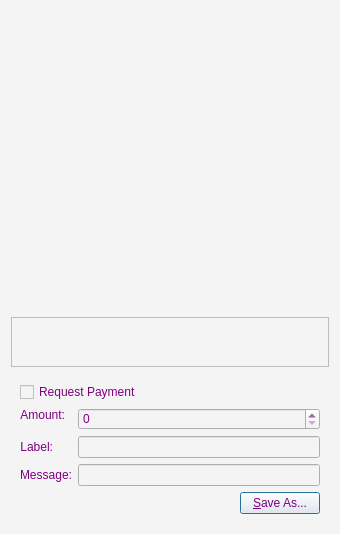
<?xml version="1.0" encoding="UTF-8"?>
<ui version="4.0">
 <class>QRCodeDialog</class>
 <widget class="QDialog" name="QRCodeDialog">
  <property name="geometry">
   <rect>
    <x>0</x>
    <y>0</y>
    <width>340</width>
    <height>532</height>
   </rect>
  </property>
  <property name="windowTitle">
   <string>QR Code Dialog</string>
  </property>
  <property name="styleSheet">
   <string notr="true">color: rgb(204, 155, 68);
background-color: rgb(244, 244, 244);</string>
  </property>
  <layout class="QVBoxLayout" name="verticalLayout_3">
   <item>
    <widget class="QLabel" name="lblQRCode">
     <property name="sizePolicy">
      <sizepolicy hsizetype="Expanding" vsizetype="Expanding">
       <horstretch>0</horstretch>
       <verstretch>0</verstretch>
      </sizepolicy>
     </property>
     <property name="minimumSize">
      <size>
       <width>300</width>
       <height>300</height>
      </size>
     </property>
     <property name="textFormat">
      <enum>Qt::PlainText</enum>
     </property>
     <property name="alignment">
      <set>Qt::AlignCenter</set>
     </property>
     <property name="wordWrap">
      <bool>true</bool>
     </property>
    </widget>
   </item>
   <item>
    <widget class="QPlainTextEdit" name="outUri">
     <property name="sizePolicy">
      <sizepolicy hsizetype="Expanding" vsizetype="Minimum">
       <horstretch>0</horstretch>
       <verstretch>0</verstretch>
      </sizepolicy>
     </property>
     <property name="minimumSize">
      <size>
       <width>0</width>
       <height>50</height>
      </size>
     </property>
     <property name="tabChangesFocus">
      <bool>true</bool>
     </property>
     <property name="textInteractionFlags">
      <set>Qt::TextSelectableByKeyboard|Qt::TextSelectableByMouse</set>
     </property>
    </widget>
   </item>
   <item>
    <widget class="QWidget" name="widget" native="true">
     <layout class="QVBoxLayout" name="verticalLayout_2">
      <item>
       <widget class="QCheckBox" name="chkReqPayment">
        <property name="enabled">
         <bool>true</bool>
        </property>
        <property name="styleSheet">
         <string notr="true">color: #800080;</string>
        </property>
        <property name="text">
         <string>Request Payment</string>
        </property>
       </widget>
      </item>
      <item>
       <layout class="QFormLayout" name="formLayout">
        <property name="fieldGrowthPolicy">
         <enum>QFormLayout::AllNonFixedFieldsGrow</enum>
        </property>
        <item row="1" column="0">
         <widget class="QLabel" name="lblLabel">
          <property name="styleSheet">
           <string notr="true">color: #800080;</string>
          </property>
          <property name="text">
           <string>Label:</string>
          </property>
          <property name="textFormat">
           <enum>Qt::PlainText</enum>
          </property>
          <property name="alignment">
           <set>Qt::AlignRight|Qt::AlignTrailing|Qt::AlignVCenter</set>
          </property>
          <property name="buddy">
           <cstring>lnLabel</cstring>
          </property>
         </widget>
        </item>
        <item row="1" column="1">
         <widget class="QLineEdit" name="lnLabel">
          <property name="styleSheet">
           <string notr="true">color: #800080;</string>
          </property>
         </widget>
        </item>
        <item row="2" column="0">
         <widget class="QLabel" name="lblMessage">
          <property name="styleSheet">
           <string notr="true">color: #800080;</string>
          </property>
          <property name="text">
           <string>Message:</string>
          </property>
          <property name="textFormat">
           <enum>Qt::PlainText</enum>
          </property>
          <property name="alignment">
           <set>Qt::AlignRight|Qt::AlignTrailing|Qt::AlignVCenter</set>
          </property>
          <property name="buddy">
           <cstring>lnMessage</cstring>
          </property>
         </widget>
        </item>
        <item row="2" column="1">
         <widget class="QLineEdit" name="lnMessage">
          <property name="styleSheet">
           <string notr="true">color: #800080;</string>
          </property>
         </widget>
        </item>
        <item row="0" column="0">
         <widget class="QLabel" name="lblAmount">
          <property name="sizePolicy">
           <sizepolicy hsizetype="Preferred" vsizetype="Maximum">
            <horstretch>0</horstretch>
            <verstretch>0</verstretch>
           </sizepolicy>
          </property>
          <property name="styleSheet">
           <string notr="true">color: #800080;</string>
          </property>
          <property name="text">
           <string>Amount:</string>
          </property>
          <property name="textFormat">
           <enum>Qt::PlainText</enum>
          </property>
          <property name="alignment">
           <set>Qt::AlignRight|Qt::AlignTrailing|Qt::AlignVCenter</set>
          </property>
          <property name="buddy">
           <cstring>lnReqAmount</cstring>
          </property>
         </widget>
        </item>
        <item row="0" column="1">
         <widget class="BitcoinAmountField" name="lnReqAmount">
          <property name="enabled">
           <bool>false</bool>
          </property>
          <property name="minimumSize">
           <size>
            <width>80</width>
            <height>0</height>
           </size>
          </property>
          <property name="styleSheet">
           <string notr="true">color: #800080;</string>
          </property>
         </widget>
        </item>
       </layout>
      </item>
      <item>
       <layout class="QHBoxLayout" name="horizontalLayout">
        <item>
         <spacer name="horizontalSpacer">
          <property name="orientation">
           <enum>Qt::Horizontal</enum>
          </property>
          <property name="sizeHint" stdset="0">
           <size>
            <width>40</width>
            <height>20</height>
           </size>
          </property>
         </spacer>
        </item>
        <item>
         <widget class="QPushButton" name="btnSaveAs">
          <property name="styleSheet">
           <string notr="true">color: #800080;</string>
          </property>
          <property name="text">
           <string>&amp;Save As...</string>
          </property>
         </widget>
        </item>
       </layout>
      </item>
     </layout>
    </widget>
   </item>
  </layout>
 </widget>
 <customwidgets>
  <customwidget>
   <class>BitcoinAmountField</class>
   <extends>QSpinBox</extends>
   <header>bitcoinamountfield.h</header>
   <container>1</container>
  </customwidget>
 </customwidgets>
 <resources/>
 <connections>
  <connection>
   <sender>chkReqPayment</sender>
   <signal>clicked(bool)</signal>
   <receiver>lnReqAmount</receiver>
   <slot>setEnabled(bool)</slot>
   <hints>
    <hint type="sourcelabel">
     <x>92</x>
     <y>285</y>
    </hint>
    <hint type="destinationlabel">
     <x>98</x>
     <y>311</y>
    </hint>
   </hints>
  </connection>
 </connections>
</ui>
